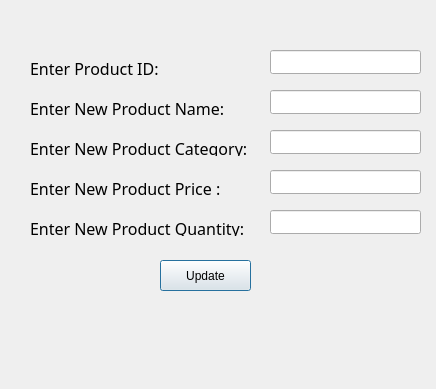
<?xml version="1.0" encoding="UTF-8"?>
<ui version="4.0">
 <class>UpdateProduct</class>
 <widget class="QDialog" name="UpdateProduct">
  <property name="geometry">
   <rect>
    <x>0</x>
    <y>0</y>
    <width>436</width>
    <height>389</height>
   </rect>
  </property>
  <property name="windowTitle">
   <string>Update Product</string>
  </property>
  <widget class="QLabel" name="label">
   <property name="geometry">
    <rect>
     <x>30</x>
     <y>60</y>
     <width>141</width>
     <height>16</height>
    </rect>
   </property>
   <property name="font">
    <font>
     <family>Rockwell</family>
     <pointsize>12</pointsize>
    </font>
   </property>
   <property name="text">
    <string>Enter Product ID:</string>
   </property>
  </widget>
  <widget class="QLabel" name="label_2">
   <property name="geometry">
    <rect>
     <x>30</x>
     <y>100</y>
     <width>201</width>
     <height>16</height>
    </rect>
   </property>
   <property name="font">
    <font>
     <family>Rockwell</family>
     <pointsize>12</pointsize>
    </font>
   </property>
   <property name="text">
    <string>Enter New Product Name:</string>
   </property>
  </widget>
  <widget class="QLabel" name="label_3">
   <property name="geometry">
    <rect>
     <x>30</x>
     <y>140</y>
     <width>221</width>
     <height>16</height>
    </rect>
   </property>
   <property name="font">
    <font>
     <family>Rockwell</family>
     <pointsize>12</pointsize>
    </font>
   </property>
   <property name="text">
    <string>Enter New Product Category:</string>
   </property>
  </widget>
  <widget class="QLabel" name="label_4">
   <property name="geometry">
    <rect>
     <x>30</x>
     <y>180</y>
     <width>221</width>
     <height>16</height>
    </rect>
   </property>
   <property name="font">
    <font>
     <family>Rockwell</family>
     <pointsize>12</pointsize>
    </font>
   </property>
   <property name="text">
    <string>Enter New Product Price :</string>
   </property>
  </widget>
  <widget class="QLabel" name="label_5">
   <property name="geometry">
    <rect>
     <x>30</x>
     <y>220</y>
     <width>221</width>
     <height>16</height>
    </rect>
   </property>
   <property name="font">
    <font>
     <family>Rockwell</family>
     <pointsize>12</pointsize>
    </font>
   </property>
   <property name="text">
    <string>Enter New Product Quantity:</string>
   </property>
  </widget>
  <widget class="QLineEdit" name="id_input">
   <property name="geometry">
    <rect>
     <x>270</x>
     <y>50</y>
     <width>151</width>
     <height>24</height>
    </rect>
   </property>
  </widget>
  <widget class="QLineEdit" name="name_input">
   <property name="geometry">
    <rect>
     <x>270</x>
     <y>90</y>
     <width>151</width>
     <height>24</height>
    </rect>
   </property>
  </widget>
  <widget class="QLineEdit" name="category_input">
   <property name="geometry">
    <rect>
     <x>270</x>
     <y>130</y>
     <width>151</width>
     <height>24</height>
    </rect>
   </property>
  </widget>
  <widget class="QLineEdit" name="price_input">
   <property name="geometry">
    <rect>
     <x>270</x>
     <y>170</y>
     <width>151</width>
     <height>24</height>
    </rect>
   </property>
  </widget>
  <widget class="QLineEdit" name="quantity_input">
   <property name="geometry">
    <rect>
     <x>270</x>
     <y>210</y>
     <width>151</width>
     <height>24</height>
    </rect>
   </property>
  </widget>
  <widget class="QPushButton" name="update_btn">
   <property name="geometry">
    <rect>
     <x>160</x>
     <y>260</y>
     <width>91</width>
     <height>31</height>
    </rect>
   </property>
   <property name="text">
    <string>Update</string>
   </property>
  </widget>
  <widget class="QLabel" name="update_label">
   <property name="geometry">
    <rect>
     <x>150</x>
     <y>320</y>
     <width>161</width>
     <height>16</height>
    </rect>
   </property>
   <property name="font">
    <font>
     <family>Rockwell</family>
     <pointsize>12</pointsize>
    </font>
   </property>
   <property name="text">
    <string/>
   </property>
  </widget>
 </widget>
 <resources/>
 <connections/>
</ui>
